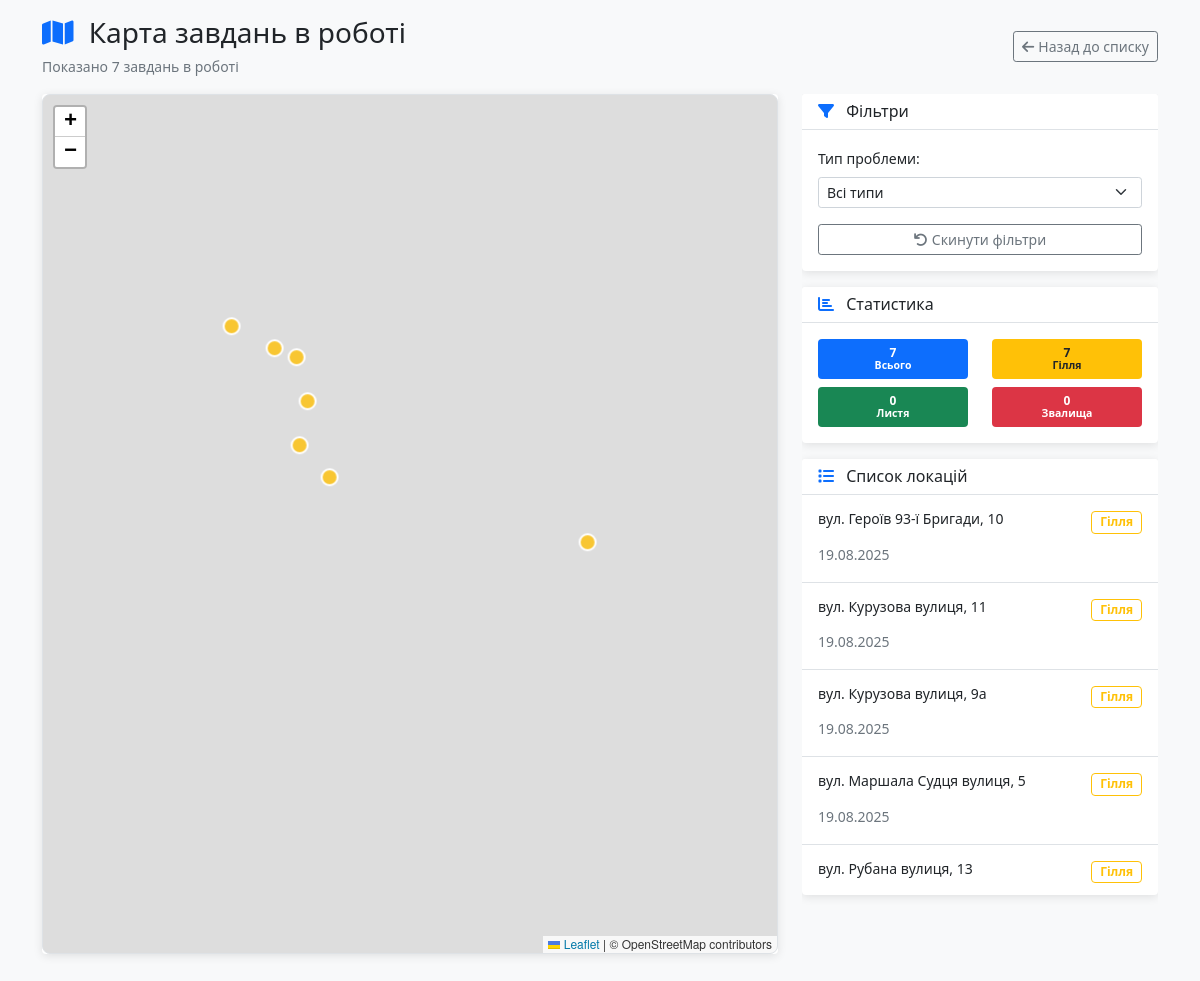
The page /map on the database its author committed.
### models.py (models this page shows, shortened)
class Location(db.Model):
    id = db.Column(db.Integer, primary_key=True)
    address = db.Column(db.String(200), nullable=False)
    latitude = db.Column(db.Float, nullable=False)
    longitude = db.Column(db.Float, nullable=False)
    problem_type = db.Column(db.String(50), nullable=False)
    status = db.Column(db.String(20), default='in_progress')
    description = db.Column(db.Text)
    date_created = db.Column(db.DateTime, default=datetime.utcnow)
    date_completed = db.Column(db.DateTime)
    created_by = db.Column(db.Integer, db.ForeignKey('user.id'))

### app.py (the view)
@app.route('/map')
def map_all():
    problem_type = request.args.get('problem_type', 'all')
    query = Location.query.filter(Location.status == 'in_progress')
    if problem_type != 'all':
        query = query.filter(Location.problem_type == problem_type)
    locations = query.all()
    for location in locations:
        if location.address.startswith('вул. Хортицьке шосе'):
            location.address = location.address.replace(
                'вул. Хортицьке шосе', 'шосе Хортицьке')
    locations.sort(key=lambda x: x.address)
    total_count = len(locations)
    branches_count = len([l for l in locations if l.problem_type == 'Гілля'])
    leaves_count = len([l for l in locations if l.problem_type == 'Листя'])
    trash_count = len([l for l in locations if l.problem_type == 'Звалища'])
    return render_template('map_all.html',
                           locations=locations,
                           current_problem_type=problem_type,
                           total_count=total_count,
                           branches_count=branches_count,
                           leaves_count=leaves_count,
                           trash_count=trash_count)

### templates/map_all.html (shortened to what this page needs)
<!DOCTYPE html>
<html lang="uk">
<head>
    <link href="https://cdn.jsdelivr.net/npm/bootstrap@5.1.3/dist/css/bootstrap.min.css" rel="stylesheet">
    <link rel="stylesheet" href="https://unpkg.com/leaflet@1.7.1/dist/leaflet.css" />
    <link rel="stylesheet" href="https://cdnjs.cloudflare.com/ajax/libs/font-awesome/6.0.0/css/all.min.css">
</head>
<body class="bg-light">
    <div class="container-fluid py-3">
        <div class="row mb-3">
            <div class="col">
                <div class="d-flex align-items-center justify-content-between flex-wrap gap-2">
                    <div>
                        <h3 class="mb-1">
                            <i class="fas fa-map text-primary me-2"></i>
                            Карта завдань в роботі
                        </h3>
                        <p class="text-muted mb-0">
                            <small>
                                Показано {{ locations|length }} завдань в роботі
                            </small>
                        </p>
                    </div>
                    <a href="{{ url_for('index') }}" class="btn btn-outline-secondary btn-sm">
                        <i class="fas fa-arrow-left me-1"></i>Назад до списку
                    </a>
                </div>
            </div>
        </div>
        <div class="row">
            <div class="col-lg-8 order-1">
                <div class="card info-card h-100">
                    <div class="card-body p-0">
                        <div id="map" data-locations='[
                            {% for location in locations %}
                            {
                                "id": {{ location.id }},
                                "lat": {{ location.latitude }},
                                "lng": {{ location.longitude }},
                                "address": {{ location.address|tojson }},
                                "problemType": {{ location.problem_type|tojson }},
                                "status": {{ location.status|tojson }},
                                "dateCreated": {{ location.date_created.strftime('%d.%m.%Y')|tojson }},
                                "dateCompleted": {{ (location.date_completed.strftime('%d.%m.%Y') if location.date_completed else '')|tojson }}
                            }{% if not loop.last %},{% endif %}
                            {% endfor %}
                        ]'></div>
                    </div>
                </div>
            </div>
            <div class="col-lg-4 order-2">
                <div class="right-panel">
                    <div class="card info-card mb-3">
                        <div class="card-header bg-white border-bottom">
                            <h6 class="card-title mb-0">
                                <i class="fas fa-filter me-2 text-primary"></i>
                                Фільтри
                            </h6>
                        </div>
                        <div class="card-body">
                            <form method="GET">
                                <div class="mb-3">
                                    <label class="form-label small">Тип проблеми:</label>
                                    <select name="problem_type" class="form-select form-select-sm" onchange="this.form.submit()">
                                        <option value="all" {% if current_problem_type == 'all' %}selected{% endif %}>Всі типи</option>
                                    </select>
                                </div>
                                <div class="d-grid">
                                    <a href="{{ url_for('map_all') }}" class="btn btn-outline-secondary btn-sm">
                                        <i class="fas fa-undo me-1"></i>Скинути фільтри
                                    </a>
                                </div>
                            </form>
                        </div>
                    </div>
                    <div class="card info-card mb-3">
                        <div class="card-header bg-white border-bottom">
                            <h6 class="card-title mb-0">
                                <i class="fas fa-chart-bar me-2 text-primary"></i>
                                Статистика
                            </h6>
                        </div>
                        <div class="card-body">
                            <div class="row text-center">
                                <div class="col-6 mb-2">
                                    <div class="badge bg-primary w-100 py-2">
                                        <div class="fw-bold">{{ total_count }}</div>
                                        <small>Всього</small>
                                    </div>
                                </div>
                                <div class="col-6 mb-2">
                                    <div class="badge bg-warning text-dark w-100 py-2">
                                        <div class="fw-bold">{{ branches_count }}</div>
                                        <small>Гілля</small>
                                    </div>
                                </div>
                                <div class="col-6">
                                    <div class="badge bg-success w-100 py-2">
                                        <div class="fw-bold">{{ leaves_count }}</div>
                                        <small>Листя</small>
                                    </div>
                                </div>
                                <div class="col-6">
                                    <div class="badge bg-danger w-100 py-2">
                                        <div class="fw-bold">{{ trash_count }}</div>
                                        <small>Звалища</small>
                                    </div>
                                </div>
                            </div>
                        </div>
                    </div>
                    <div class="card info-card">
                        <div class="card-header bg-white border-bottom">
                            <h6 class="card-title mb-0">
                                <i class="fas fa-list me-2 text-primary"></i>
                                Список локацій
                            </h6>
                        </div>
                        <div class="card-body p-0" style="max-height: 400px; overflow-y: auto;">
                            {% for location in locations %}
                            <div class="location-item p-3 border-bottom"
                                 data-lat="{{ location.latitude }}"
                                 data-lng="{{ location.longitude }}"
                                 data-id="{{ location.id }}"
                                 data-action="focus-location">
                                <div class="d-flex justify-content-between align-items-start mb-2">
                                    <h6 class="mb-1 small">{{ location.address }}</h6>
                                    {% if location.problem_type == 'Гілля' %}
                                        <span class="badge border border-warning text-warning bg-transparent">{{ location.problem_type }}</span>
                                    {% elif location.problem_type == 'Листя' %}
                                        <span class="badge border border-success text-success bg-transparent">{{ location.problem_type }}</span>
                                    {% else %}
                                        <span class="badge border border-danger text-danger bg-transparent">{{ location.problem_type }}</span>
                                    {% endif %}
                                </div>
                                <small class="text-muted">{{ location.date_created.strftime('%d.%m.%Y') }}</small>
                            </div>
                            {% endfor %}
                        </div>
                    </div>
                </div>
            </div>
        </div>
    </div>
</body>
</html>

### templates/map_all.html (style rules this page uses)
#map { height: 85vh; min-height: 600px; width: 100%; border-radius: 8px; border: 1px solid #dee2e6; }
.info-card { box-shadow: 0 2px 10px rgba(0,0,0,0.1); border: none; }
.container-fluid { max-width: 95%; margin: 0 auto; }
.location-item { cursor: pointer; transition: background-color 0.2s; }
.right-panel { height: 85vh; overflow-y: auto; }

### rows shown on the page
Location: address "вул. Героїв 93-ї Бригади, 10", problem_type "Гілля", date_created "19.08.2025"
Location: address "вул. Курузова вулиця, 11", problem_type "Гілля", date_created "19.08.2025"
Location: address "вул. Курузова вулиця, 9а", problem_type "Гілля", date_created "19.08.2025"
Location: address "вул. Маршала Судця вулиця, 5", problem_type "Гілля", date_created "19.08.2025"
Location: address "вул. Рубана вулиця, 13", problem_type "Гілля"

### other values the page prints
{{ locations|length }} "7"
{{ total_count }} "7"
{{ branches_count }} "7"
{{ leaves_count }} "0"
{{ trash_count }} "0"
